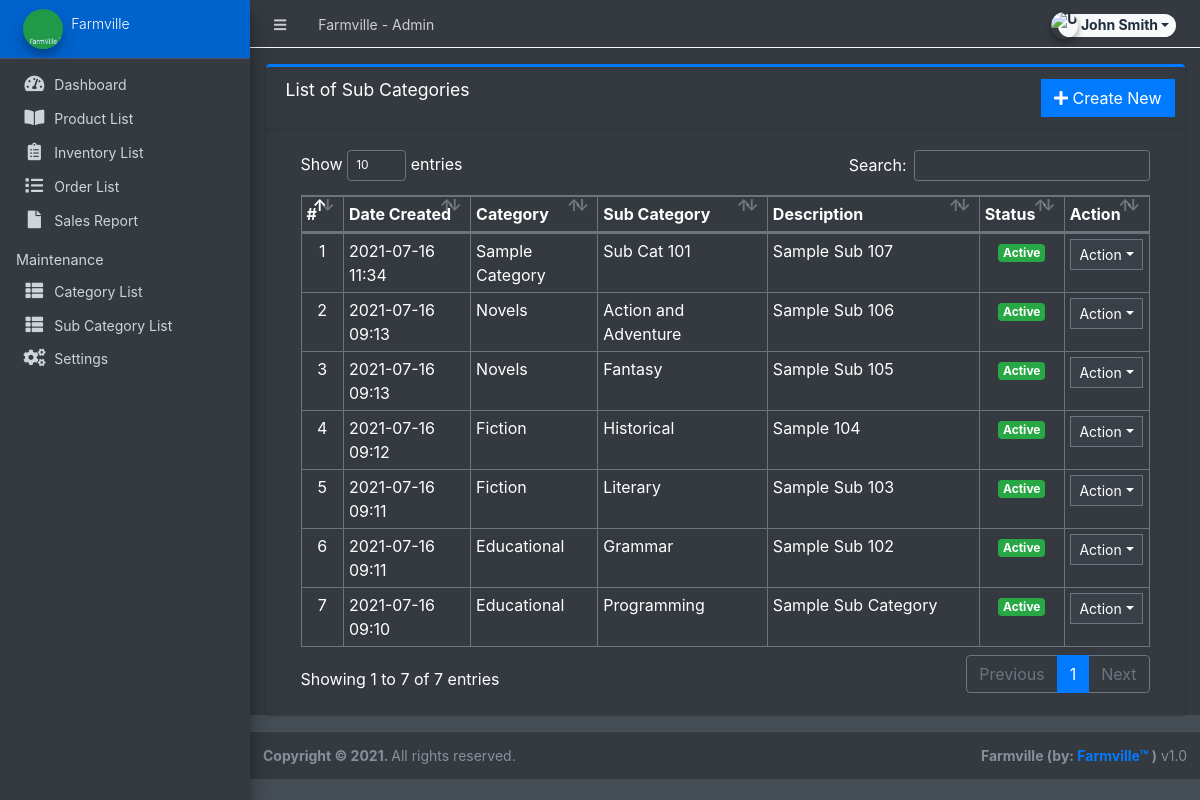
/admin/?page=maintenance/sub_category (signed in), run on an earlier commit of the app's database.
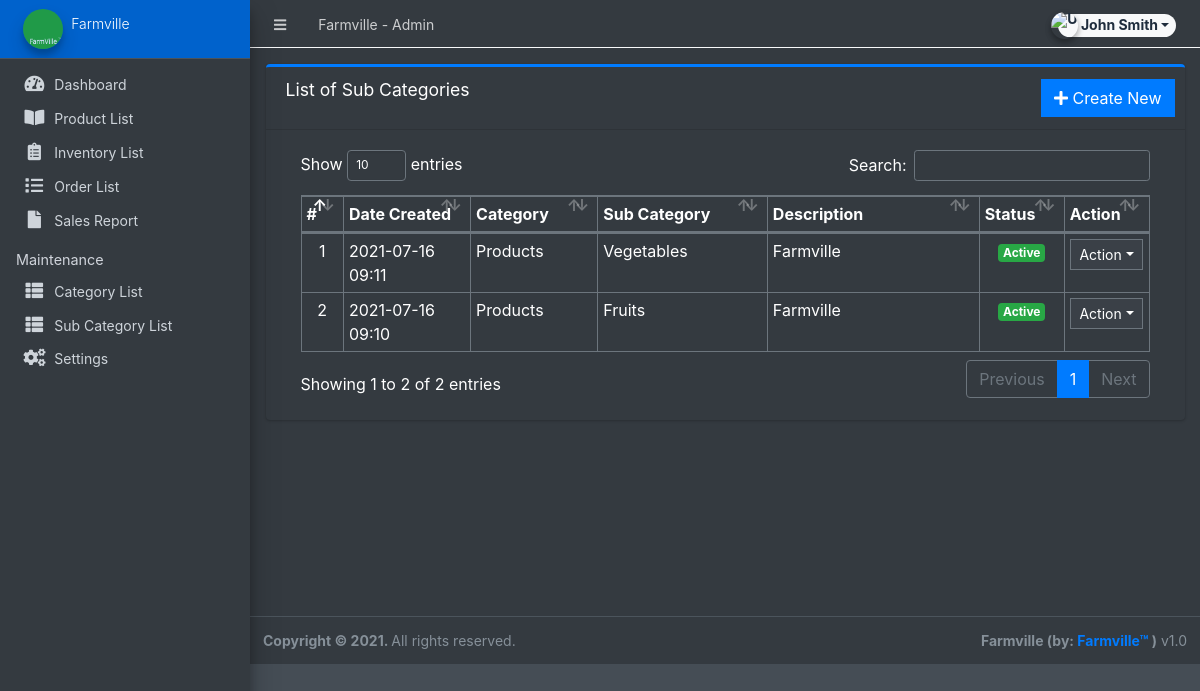
And on a later commit of the database.
### tables this page shows
CREATE TABLE `sub_categories` (
  `id` int(30) NOT NULL,
  `parent_id` int(30) NOT NULL,
  `sub_category` varchar(250) NOT NULL,
  `description` text NOT NULL,
  `status` tinyint(1) NOT NULL DEFAULT 1,
  `date_created` datetime NOT NULL DEFAULT current_timestamp()
);

CREATE TABLE `categories` (
  `id` int(30) NOT NULL,
  `category` varchar(250) NOT NULL,
  `description` text DEFAULT NULL,
  `status` tinyint(1) NOT NULL DEFAULT 1,
  `date_created` datetime NOT NULL DEFAULT current_timestamp()
);

### admin/maintenance/sub_category.php (the view, shortened to what this page needs)
<div class="card card-outline card-primary">
	<div class="card-header">
		<h3 class="card-title">List of Sub Categories</h3>
		<div class="card-tools">
			<a href="?page=maintenance/manage_sub_category" class="btn btn-flat btn-primary"><span class="fas fa-plus"></span>  Create New</a>
		</div>
	</div>
	<div class="card-body">
		<div class="container-fluid">
        <div class="container-fluid">
			<table class="table table-bordered table-stripped">
				<colgroup>
					<col width="5%">
					<col width="15%">
					<col width="15%">
					<col width="20%">
					<col width="25%">
					<col width="10%">
					<col width="10%">
				</colgroup>
				<thead>
					<tr>
						<th>#</th>
						<th>Date Created</th>
						<th>Category</th>
						<th>Sub Category</th>
						<th>Description</th>
						<th>Status</th>
						<th>Action</th>
					</tr>
				</thead>
				<tbody>
					<?php
					$i = 1;
						$qry = $conn->query("SELECT s.*,c.category from `sub_categories` s inner join `categories` c on c.id = s.parent_id order by unix_timestamp(s.date_created) desc ");
						while($row = $qry->fetch_assoc()):
                            $row['description'] = strip_tags(stripslashes(html_entity_decode($row['description'])));
					?>
						<tr>
							<td class="text-center"><?php echo $i++; ?></td>
							<td><?php echo date("Y-m-d H:i",strtotime($row['date_created'])) ?></td>
							<td><?php echo $row['category'] ?></td>
							<td><?php echo $row['sub_category'] ?></td>
							<td ><p class="truncate-1 m-0"><?php echo $row['description'] ?></p></td>
							<td class="text-center">
                                <?php if($row['status'] == 1): ?>
                                    <span class="badge badge-success">Active</span>
                                <?php else: ?>
                                    <span class="badge badge-danger">Inactive</span>
                                <?php endif; ?>
                            </td>
							<td align="center">
								 <button type="button" class="btn btn-flat btn-default btn-sm dropdown-toggle dropdown-icon" data-toggle="dropdown">
				                  		Action
				                  </button>
							</td>
						</tr>
					<?php endwhile; ?>
				</tbody>
			</table>
		</div>
		</div>
	</div>
</div>

What changed in the data, as far as the page shows it:
removed sub_categories: date_created "2021-07-16 11:34", categories.category "Sample Category", sub_category "Sub Cat 101", description "Sample Sub 107", status "Active"
removed sub_categories: date_created "2021-07-16 09:13", categories.category "Novels", sub_category "Action and Adventure", description "Sample Sub 106", status "Active"
removed sub_categories: date_created "2021-07-16 09:13", categories.category "Novels", sub_category "Fantasy", description "Sample Sub 105", status "Active"
removed sub_categories: date_created "2021-07-16 09:12", categories.category "Fiction", sub_category "Historical", description "Sample 104", status "Active"
removed sub_categories: date_created "2021-07-16 09:11", categories.category "Fiction", sub_category "Literary", description "Sample Sub 103", status "Active"
changed sub_categories: categories.category "Educational" → "Products"; sub_category "Grammar" → "Vegetables"; description "Sample Sub 102" → "Farmville"
changed sub_categories: categories.category "Educational" → "Products"; sub_category "Programming" → "Fruits"; description "Sample Sub Category" → "Farmville"
Also different on the page:
text written by a page script: "Show entries Search: Showing 1 to 7 of 7 entries Previous 1 Next" → "Show entries Search: Showing 1 to 2 of 2 entries Previous 1 Next"
